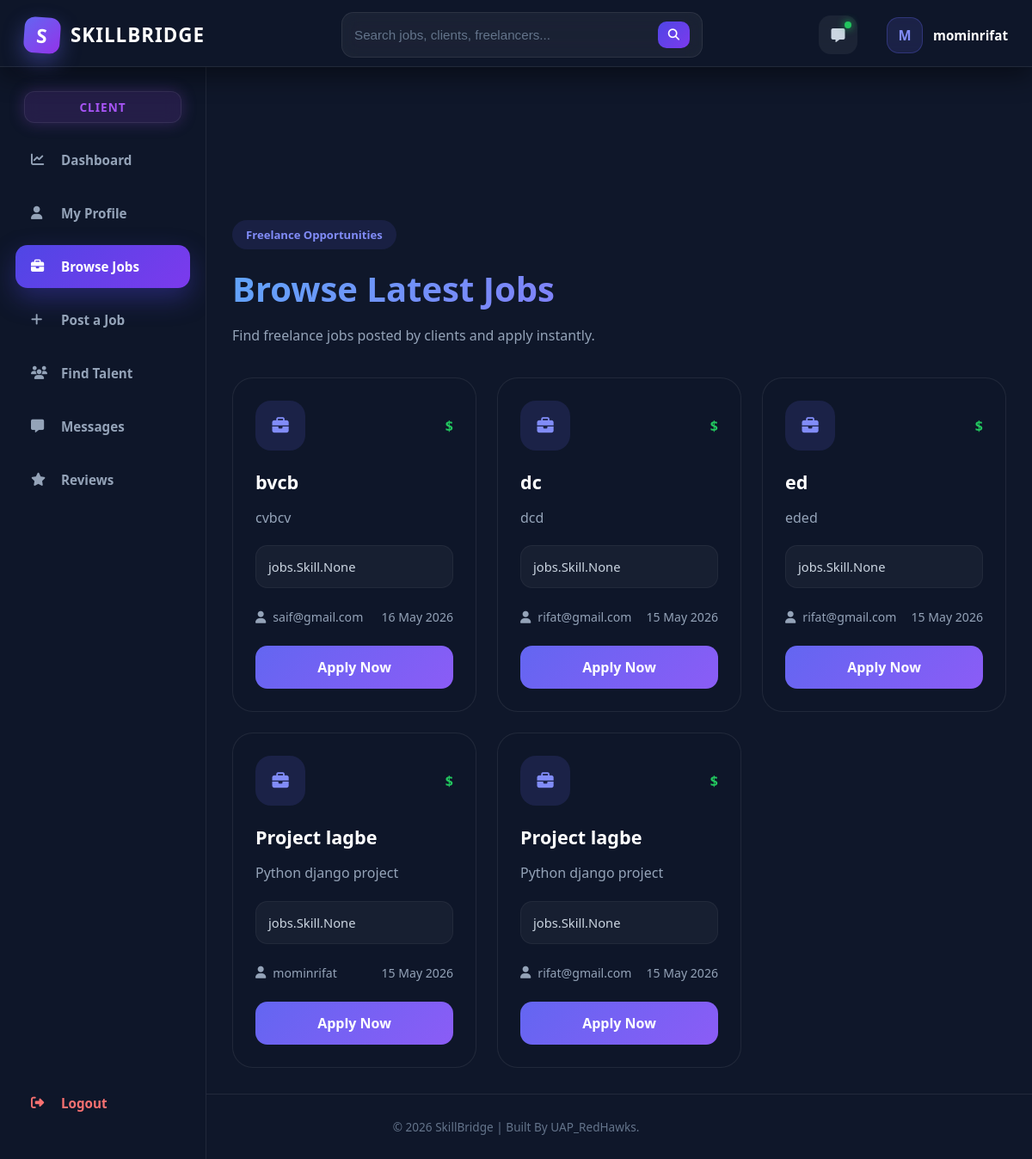
The page /jobs/alljobs/ (signed in) on the database as committed earlier.
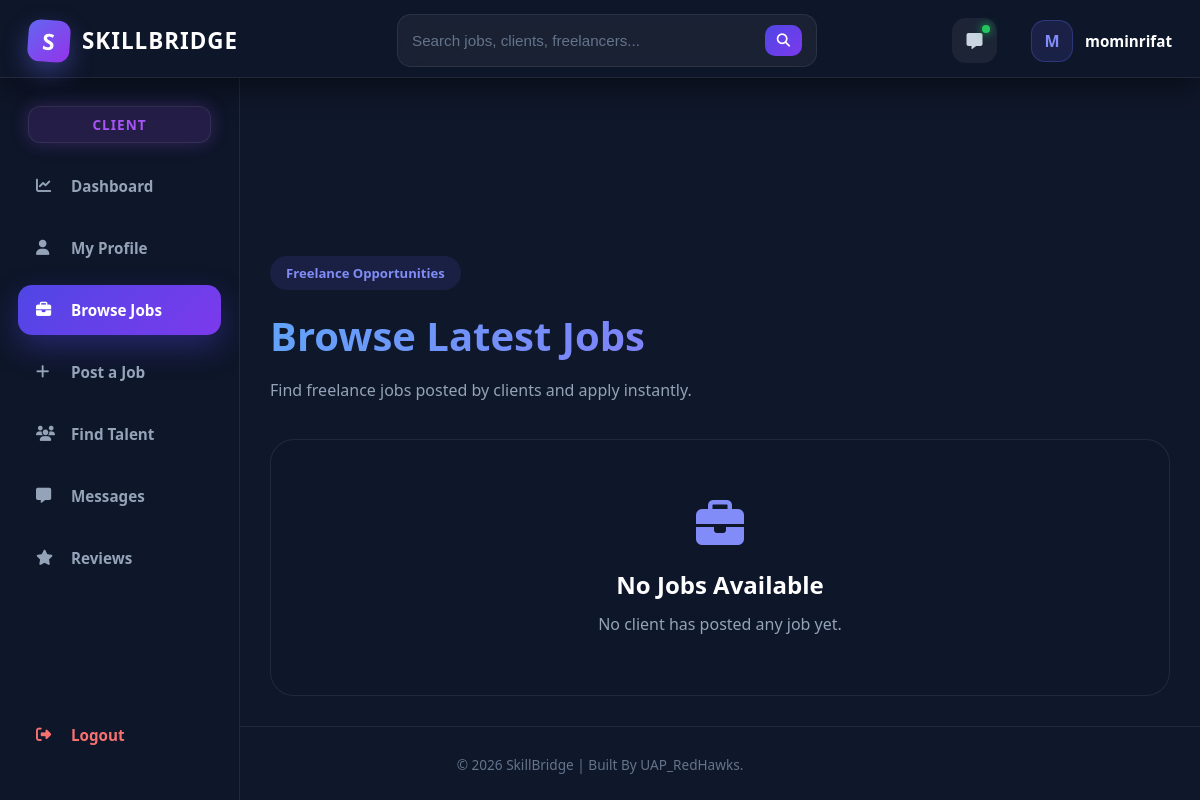
The same page on the database as committed later.
### jobs/models.py (models this page shows, shortened)
class Job(models.Model):
    EXPERIENCE_LEVEL_CHOICES = (
        ('entry', 'Entry Level'),
        ('intermediate', 'Intermediate'),
        ('expert', 'Expert'),
    )
    JOB_TYPE_CHOICES = (
        ('full_time', 'Full Time'),
        ('part_time', 'Part Time'),
        ('remote', 'Remote'),
        ('contract', 'Contract'),
    )
    client = models.ForeignKey(
        User,
        on_delete=models.CASCADE,
        related_name='posted_jobs'
    )
    title = models.CharField(max_length=255)
    description = models.TextField()
    category = models.ForeignKey(
        JobCategory,
        on_delete=models.SET_NULL,
        null=True,
        blank=True
    )
    skills_required = models.ManyToManyField(Skill, blank=True)
    experience_level = models.CharField(
        max_length=20,
        choices=EXPERIENCE_LEVEL_CHOICES,
        default='entry'
    )
    job_type = models.CharField(
        max_length=20,
        choices=JOB_TYPE_CHOICES,
        default='remote'
    )
    budget_min = models.DecimalField(
        max_digits=10,
        decimal_places=2,
        null=True,
        blank=True
    )
    budget_max = models.DecimalField(
        max_digits=10,
        decimal_places=2,
        null=True,
        blank=True
    )
    deadline = models.DateField(null=True, blank=True)
    is_active = models.BooleanField(default=True)
    created_at = models.DateTimeField(auto_now_add=True)

### jobs/views.py (the view)
# urls.py: path('alljobs/', views.job_list, name='job_list'),
@login_required
def job_list(request):
    jobs = Job.objects.filter(is_active=True).order_by('-created_at')
    context = {
        'jobs': jobs
    }
    return render(request, 'jobs/job_list.html', context)

### templates/jobs/job_list.html (shortened to what this page needs)
{% extends 'core/base.html' %}
{% load static %}
{% block extra_css %}
<link rel="stylesheet" href="{% static 'css/jobs/job_list.css' %}">
<link rel="stylesheet" href="https://cdnjs.cloudflare.com/ajax/libs/font-awesome/6.5.1/css/all.min.css">
{% endblock %}
{% block content %}
<div class="job-page">
    <div class="job-top">
        <div>
            <span class="job-tag">
                Freelance Opportunities
            </span>
            <h1>
                Browse Latest Jobs
            </h1>
            <p>
                Find freelance jobs posted by clients and apply instantly.
            </p>
        </div>
    </div>
    <div class="job-grid">
        {% for job in jobs %}
        <div class="job-card">
            <div class="job-card-top">
                <div class="job-icon">
                    <i class="fas fa-briefcase"></i>
                </div>
                <span class="job-budget">
                    ${{ job.budget }}
                </span>
            </div>
            <h2>
                {{ job.title }}
            </h2>
            <p class="job-description">
                {{ job.description|truncatewords:25 }}
            </p>
            <div class="job-skills">
                {{ job.skills_required }}
            </div>
            <div class="job-footer">
                <div class="job-user">
                    <i class="fas fa-user"></i>
                    {{ job.client.username }}
                </div>
                <div class="job-date">
                    {{ job.created_at|date:"d M Y" }}
                </div>
            </div>
            <a href="#" class="apply-btn">
                Apply Now
            </a>
        </div>
        {% empty %}
        <div class="empty-box">
            <i class="fas fa-briefcase"></i>
            <h2>No Jobs Available</h2>
            <p>
                No client has posted any job yet.
            </p>
        </div>
        {% endfor %}
    </div>
</div>
{% endblock %}

Rows that differ between the two databases and show on the page:
removed Job: title "bvcb", description "cvbcv", skills_required "jobs.Skill.None", client.username "saif@gmail.com", created_at "16 May 2026"
removed Job: title "dc", description "dcd", skills_required "jobs.Skill.None", client.username "rifat@gmail.com", created_at "15 May 2026"
removed Job: title "ed", description "eded", skills_required "jobs.Skill.None", client.username "rifat@gmail.com", created_at "15 May 2026"
removed Job: title "Project lagbe", description "Python django project", skills_required "jobs.Skill.None", client.username "mominrifat", created_at "15 May 2026"
removed Job: title "Project lagbe", description "Python django project", skills_required "jobs.Skill.None", client.username "rifat@gmail.com", created_at "15 May 2026"
Other text that changed with them:
text now shown: "No Jobs Available No client has posted any job yet."
